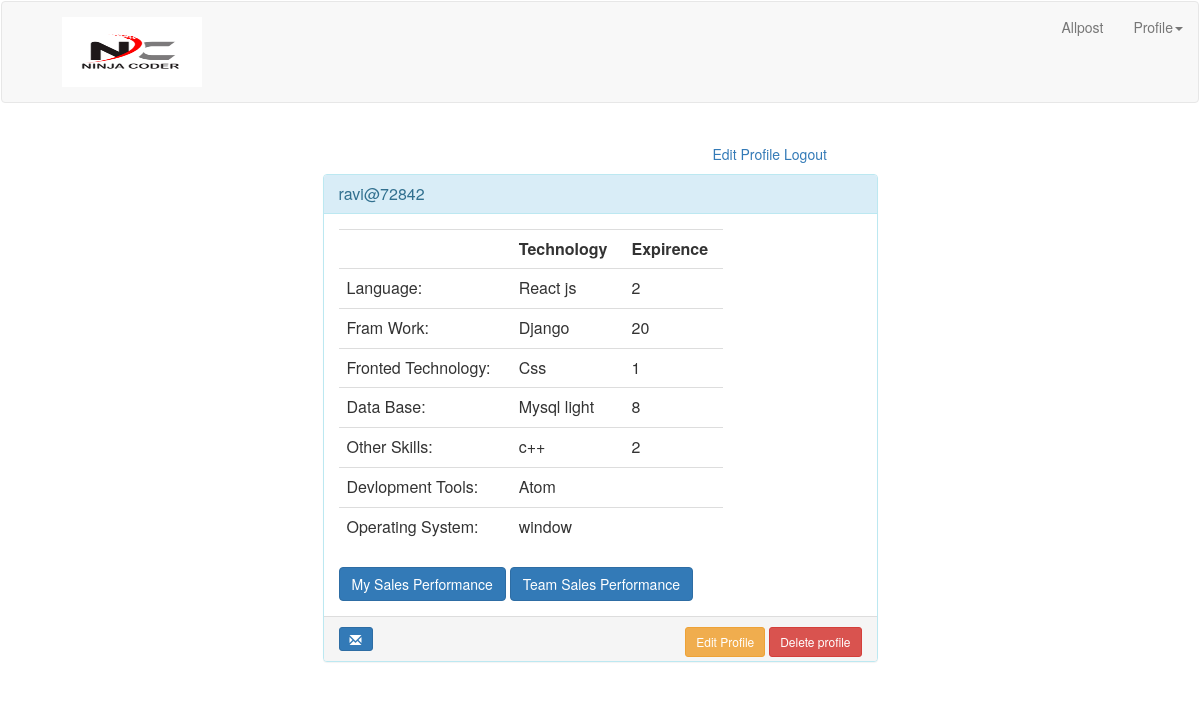
Screenshot of /techview/ (signed in) with the database file from the repository.
### YouTeamapp/models.py (models this page shows)
class devlopertechnical(models.Model):
    programing_language=models.CharField(max_length=100)
    user_exp = models.ForeignKey(User,on_delete=models.CASCADE,primary_key=True)
    expirencepl=models.CharField(max_length=3,null=True)
    framework=models.CharField(max_length=200)
    expirencefw=models.CharField(max_length=3,null=True)
    frontend_technology=models.CharField(max_length=200)
    expirenceft=models.CharField(max_length=3,null=True)
    data_base=models.CharField(max_length=200)
    expirencedb=models.CharField(max_length=3,null=True)
    other_skills=models.CharField(max_length=200)
    expirenceos=models.CharField(max_length=3,null=True)
    development_tools=models.CharField(max_length=200,null=True)
    operating_system=models.CharField(max_length=200,null=True)

### YouTeamapp/views/developer.py (the view)
# urls.py: url('techview/', developer.authenticatedview),
def authenticatedview(request):
    if request.user.is_authenticated:
        try:
            user=User.objects.get(id=request.user.id)
            user_exp = devlopertechnical.objects.get(user_exp_id=user.id)
        except devlopertechnical.DoesNotExist:
            if request.method == 'GET':
                try:
                    tform = devlopertechnicalForm()
                except devlopertechnicalForm.DoesNotExist:
                    return render(request, 'YouTeamapp/succes.html', {'msg': "already add information...!!!"})
                else:
                    return render(request, 'YouTeamapp/expirence.html', {'tform': tform})
            if request.method == 'POST':
                tform = devlopertechnicalForm(request.POST)
                if tform.is_valid():
                    tform.save()
                    return render(request, 'YouTeamapp/succes.html', {'msg': "Added Your Expirence"})
                if ValueError:
                    return render(request, 'YouTeamapp/succes.html', {'msg': "Already Add Profile "})
                else:
                    return render(request, 'YouTeamapp/succes.html', {'msg': "already add information...!!!"})
        else:
            return render(request,'YouTeamapp/expirence0.html',{"user":user,'user_tech':user_exp,})

### templates/YouTeamapp/expirence0.html (shortened to what this page needs)
{% extends 'YouTeamapp/base.html' %}
{%block baseblock %}
<link href="//netdna.bootstrapcdn.com/bootstrap/3.1.0/css/bootstrap.min.css" rel="stylesheet" id="bootstrap-css">
<div class="container">
      <div class="row">
      <div class="col-md-5  toppad  pull-right col-md-offset-3 ">
           <A href="#" >Edit Profile</A>
        <A href="/accounts/logout">Logout</A>
       <br>
      </div>
        <div class="col-xs-12 col-sm-12 col-md-6 col-lg-6 col-xs-offset-0 col-sm-offset-0 col-md-offset-3 col-lg-offset-3 toppad" >
          <div class="panel panel-info">
            <div class="panel-heading">
              <h3 class="panel-title">{{user.username}}</h3>
            </div>
            <div class="panel-body">
              <div class="row">
                <div class=" col-md-9 col-lg-9 ">
                  <table class="table table-user-information">
                    <tbody>
                      <tr>
                        <td><b></b></td>
                        <td><b>Technology</b></td>
                        <td><b>Expirence</b></td>
                      </tr>
                      <tr>
                        <td>Language:</td>
                        <td>{{user_tech.programing_language}}</td>
                        <td>{{user_tech.expirencepl}}</td>
                      </tr>
                      <tr>
                        <td>Fram Work:</td>
                        <td>{{user_tech.framework}}</td>
                        <td>{{user_tech.expirencefw}}</td>
                      </tr>
                         <tr>
                             <tr>
                               <td>Fronted Technology:</td>
                        <td>{{user_tech.frontend_technology}}</td>
                        <td>{{user_tech.expirenceft}}
                       </td>
                      </tr>
                        <tr>
                          <td>Data Base:</td>
                        <td>{{user_tech.data_base}}
                     </td>
                        <td>{{user_tech.expirencedb}}
                        </td>
                      </tr>
                      <tr>
                        <td>Other Skills:</td>
                        <td>{{user_tech.other_skills}}
                        </td>
                         <td>{{user_tech.expirenceos}}
                       </td>
                      </tr>
                      <tr>
                        <td>Devlopment Tools:</td>
                        <td>{{user_tech.development_tools}}
                      </td>
                        <td>
                        </td>
                      </tr>
                      <tr>
                        <td>Operating System:</td>
                        <td>{{user_tech.operating_system}}
                    </td>
                        <td>
                        </td>
                      </tr>
                    </tbody>
                  </table>
                  <a href="#" class="btn btn-primary">My Sales Performance</a>
                  <a href="#" class="btn btn-primary">Team Sales Performance</a>
                </div>
              </div>
            </div>
                 <div class="panel-footer">
                        <a data-original-title="Broadcast Message" data-toggle="tooltip" type="button" class="btn btn-sm btn-primary"><i class="glyphicon glyphicon-envelope"></i></a>
                        <span class="pull-right">
                             <a href="/techedit" data-original-title="Edit this user" data-toggle="tooltip" type="button" class="btn btn-sm btn-warning">Edit Profile</a>
                  <a href="/deletetech" onclick="return confirm('Are you sure?')"  class="btn btn-sm btn-danger">Delete profile </a>
                        </span>
                    </div>
          </div>
        </div>
      </div>
    </div>
    {% endblock%}

### rows the page displays
devlopertechnical: programing_language "React js", expirencepl "2", framework "Django", expirencefw "20", frontend_technology "Css", expirenceft "1", data_base "Mysql light", expirencedb "8", other_skills "c++", expirenceos "2", development_tools "Atom", operating_system "window"

### other values shown
{{ user.username }} "ravi@72842"
